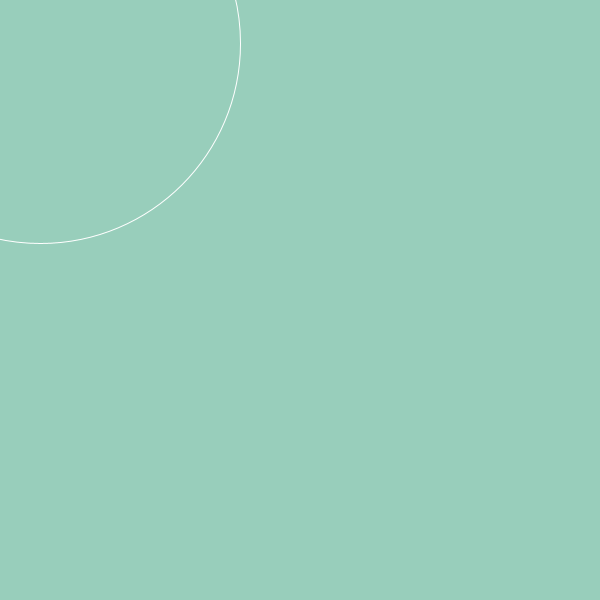
Frame 1 (no input)
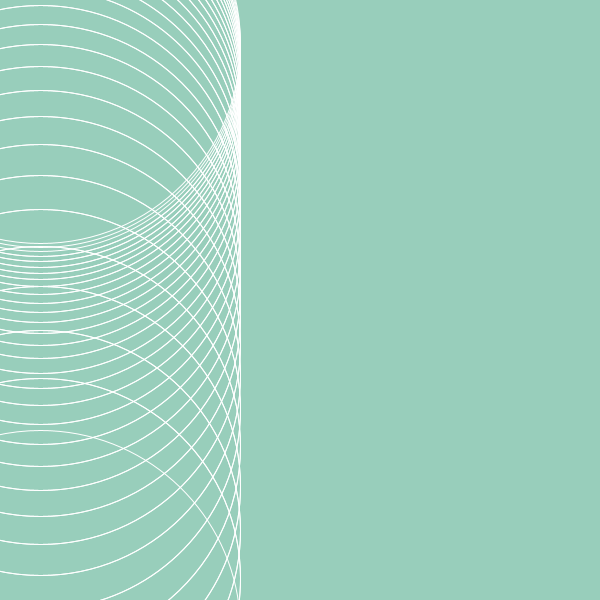
Frame 60 (the mouse pressed at the canvas centre just before this capture)
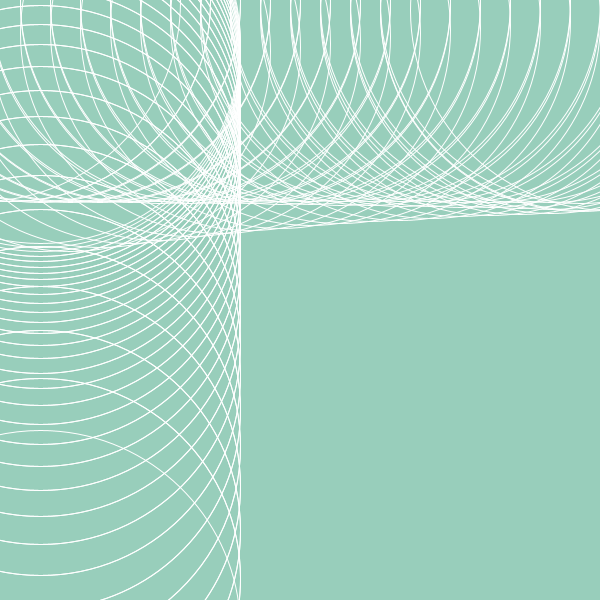
Frame 120 (the mouse held since frame 60 and released just before this capture)

The Processing sketch that drew these frames (run headless with seeded random() and noise(); from frame 60 on, the mouse is pressed at the canvas centre):

// Processing sketch: processing_63369
// ── processing_63369.pde

float x = 40;
float y = 40;
float change = 1;
float geschwindigkeit = 1.09;
  
void setup() {
  size(600, 600);
  background(152,206,187);
  smooth();
}


void draw() {
  x= x+change * mouseY * 0.1;
  y = y*geschwindigkeit;

  
  if ((y >= height) || (y <= 1)) {
    geschwindigkeit=1/geschwindigkeit;
  }
  
  if ((x >= width) || (x <= 4)) {
    change =-change;  
  }
  
  stroke(255);
  noFill();
  ellipse(x, y,400,400);

}


void mousePressed() {
  fill(152,206,187);
  rect(0,0,width,height);
 }
